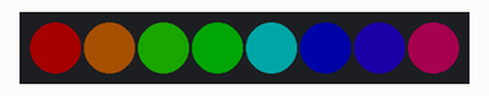
Recording of a sketch running on a simulated Arduino Uno, built with avr-gcc and run on an emulated ATmega328P. Shown: 8 RGB LEDs in strip order, left to right. Dim RGB values are drawn brighter than linear.

Above: at 0.23 s.
At 1.51 s:
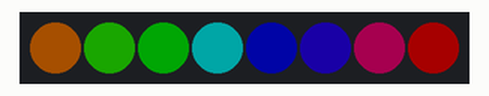
At 3.09 s:
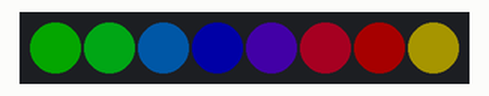
At 4.99 s:
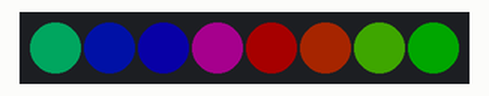
At 7.23 s:
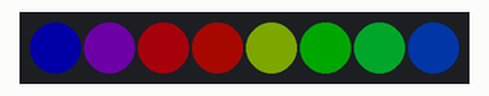
At 9.79 s:
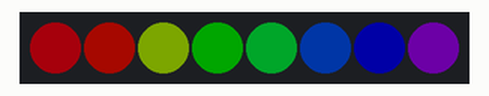
Timing chart, 0 to 40.0 s (numbered marks = the images above):
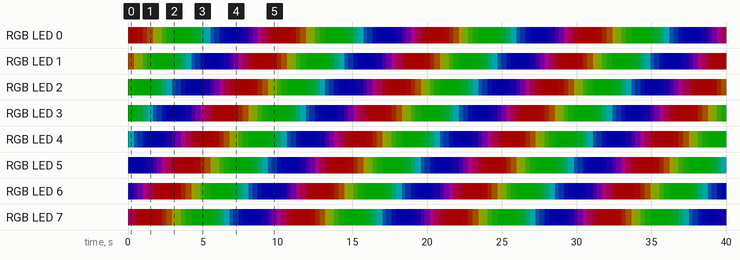

Measured:
- by itself, RGB LED 2: off → RGB(6, 40, 0) at 0.05 s, → RGB(1, 40, 0) 0.36 s later, → RGB(0, 40, 0) 0.24 s later, → RGB(0, 40, 1) 0.68 s later, … (124 changes in this stretch)
- by itself, RGB LED 5: off → RGB(0, 1, 40) at 0.05 s, → RGB(0, 0, 40) 0.36 s later, → RGB(2, 0, 40) 0.60 s later, → RGB(6, 0, 40) 0.28 s later, … (125 changes in this stretch)
- by itself, everything shown: repeats every 10.2 s, in 40 steps

The sketch:

l17_strip_s1.ino
```cpp
// Шаг 1. Радуга на ленте WS2812 из 8 пикселей: один шаг анимации каждые 40 мс, без delay().
#include <Adafruit_NeoPixel.h>

const int DATA_PIN = 16;                  // через резистор 330 Ом
const int NUM_PIXELS = 8;
const uint8_t BRIGHTNESS = 40;            // 0..255; ограничивает ток всей ленты

Adafruit_NeoPixel strip(NUM_PIXELS, DATA_PIN, NEO_GRB + NEO_KHZ800);

uint32_t lastStep = 0;
uint16_t hueOffset = 0;                   // сдвиг радуги, 0..65535

void rainbowStep() {
  for (int i = 0; i < NUM_PIXELS; i++) {
    uint16_t hue = hueOffset + i * 65536UL / NUM_PIXELS;
    strip.setPixelColor(i, strip.gamma32(strip.ColorHSV(hue)));
  }
  hueOffset += 256;
}

void setup() {
  strip.begin();
  strip.setBrightness(BRIGHTNESS);
  strip.show();                           // сразу погасить все пиксели
}

void loop() {
  uint32_t now = millis();
  if (now - lastStep >= 40) {             // шаг анимации без delay()
    lastStep = now;
    rainbowStep();
    strip.show();
  }
}
```
